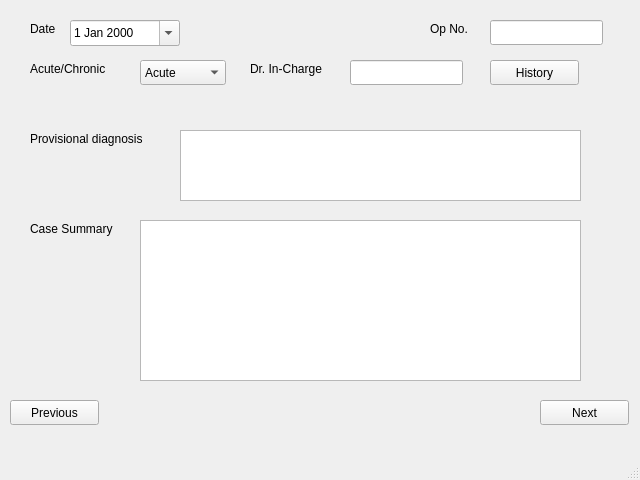
<?xml version="1.0" encoding="UTF-8"?>
<ui version="4.0">
 <class>CaseWindow</class>
 <widget class="QMainWindow" name="CaseWindow">
  <property name="geometry">
   <rect>
    <x>0</x>
    <y>0</y>
    <width>640</width>
    <height>480</height>
   </rect>
  </property>
  <property name="windowTitle">
   <string>Case Summary</string>
  </property>
  <widget class="QWidget" name="centralwidget">
   <widget class="QLabel" name="label">
    <property name="geometry">
     <rect>
      <x>30</x>
      <y>60</y>
      <width>101</width>
      <height>17</height>
     </rect>
    </property>
    <property name="text">
     <string>Acute/Chronic</string>
    </property>
   </widget>
   <widget class="QComboBox" name="ac">
    <property name="geometry">
     <rect>
      <x>140</x>
      <y>60</y>
      <width>86</width>
      <height>25</height>
     </rect>
    </property>
    <item>
     <property name="text">
      <string>Acute</string>
     </property>
    </item>
    <item>
     <property name="text">
      <string>Chronic</string>
     </property>
    </item>
   </widget>
   <widget class="QLabel" name="label_2">
    <property name="geometry">
     <rect>
      <x>250</x>
      <y>60</y>
      <width>91</width>
      <height>17</height>
     </rect>
    </property>
    <property name="text">
     <string>Dr. In-Charge</string>
    </property>
   </widget>
   <widget class="QLineEdit" name="drincharge">
    <property name="geometry">
     <rect>
      <x>350</x>
      <y>60</y>
      <width>113</width>
      <height>25</height>
     </rect>
    </property>
   </widget>
   <widget class="QLabel" name="label_3">
    <property name="geometry">
     <rect>
      <x>30</x>
      <y>130</y>
      <width>151</width>
      <height>17</height>
     </rect>
    </property>
    <property name="text">
     <string>Provisional diagnosis</string>
    </property>
   </widget>
   <widget class="QTextEdit" name="provdiag">
    <property name="geometry">
     <rect>
      <x>180</x>
      <y>130</y>
      <width>401</width>
      <height>71</height>
     </rect>
    </property>
   </widget>
   <widget class="QPushButton" name="nextButton">
    <property name="geometry">
     <rect>
      <x>540</x>
      <y>400</y>
      <width>89</width>
      <height>25</height>
     </rect>
    </property>
    <property name="text">
     <string>Next</string>
    </property>
   </widget>
   <widget class="QPushButton" name="prevButton">
    <property name="geometry">
     <rect>
      <x>10</x>
      <y>400</y>
      <width>89</width>
      <height>25</height>
     </rect>
    </property>
    <property name="text">
     <string>Previous</string>
    </property>
   </widget>
   <widget class="QLabel" name="label_4">
    <property name="geometry">
     <rect>
      <x>30</x>
      <y>220</y>
      <width>101</width>
      <height>17</height>
     </rect>
    </property>
    <property name="text">
     <string>Case Summary</string>
    </property>
   </widget>
   <widget class="QTextEdit" name="textEdit">
    <property name="geometry">
     <rect>
      <x>140</x>
      <y>220</y>
      <width>441</width>
      <height>161</height>
     </rect>
    </property>
   </widget>
   <widget class="QLabel" name="label_5">
    <property name="geometry">
     <rect>
      <x>30</x>
      <y>20</y>
      <width>31</width>
      <height>17</height>
     </rect>
    </property>
    <property name="text">
     <string>Date</string>
    </property>
   </widget>
   <widget class="QDateEdit" name="date">
    <property name="geometry">
     <rect>
      <x>70</x>
      <y>20</y>
      <width>110</width>
      <height>26</height>
     </rect>
    </property>
    <property name="calendarPopup">
     <bool>true</bool>
    </property>
   </widget>
   <widget class="QLabel" name="label_6">
    <property name="geometry">
     <rect>
      <x>430</x>
      <y>20</y>
      <width>51</width>
      <height>17</height>
     </rect>
    </property>
    <property name="text">
     <string>Op No.</string>
    </property>
   </widget>
   <widget class="QLineEdit" name="op_no">
    <property name="geometry">
     <rect>
      <x>490</x>
      <y>20</y>
      <width>113</width>
      <height>25</height>
     </rect>
    </property>
    <property name="readOnly">
     <bool>true</bool>
    </property>
   </widget>
   <widget class="QPushButton" name="histButton">
    <property name="geometry">
     <rect>
      <x>490</x>
      <y>60</y>
      <width>89</width>
      <height>25</height>
     </rect>
    </property>
    <property name="text">
     <string>History</string>
    </property>
   </widget>
  </widget>
  <widget class="QMenuBar" name="menubar">
   <property name="geometry">
    <rect>
     <x>0</x>
     <y>0</y>
     <width>640</width>
     <height>22</height>
    </rect>
   </property>
  </widget>
  <widget class="QStatusBar" name="statusbar"/>
 </widget>
 <resources/>
 <connections/>
</ui>
